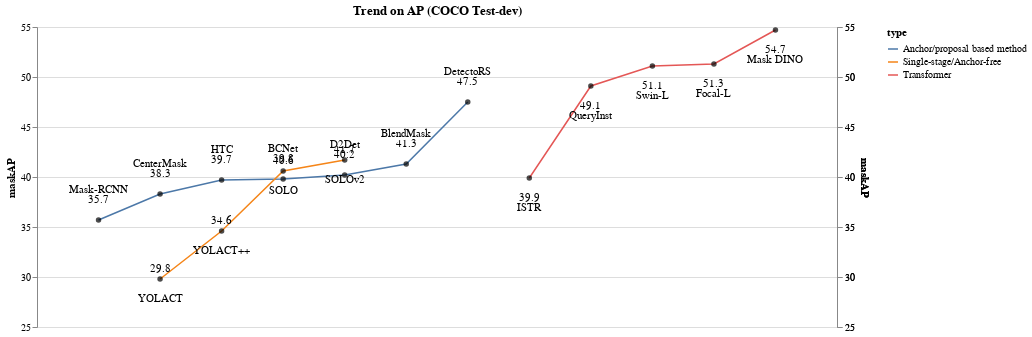

Notebook code for this chart:
### Code cell
data = pd.read_csv("instance_trend_cocotest.csv", sep=",")

anchor_data = data.loc[data['type'] =="Anchor/proposal based method"]
single_data = data.loc[data['type'] =="Single-stage/Anchor-free"]
trans_data = data.loc[data['type'] =="Transformer"]

perf_measure = 'maskAP'

x_scale = [0,data['idx'].max()+1]
y_scale = [((data[perf_measure].min()//5))*5,((data[perf_measure].max()//5)+1)*5]

chart_title = "Trend on AP (COCO Test-dev)"

base, line, points, point_nick, point_perf = GetGraphElement(chart_title, anchor_data, x_scale, y_scale, perf_measure, 
                                                            line_color = "#fde725", point_color = "#000000", text_color = "#000000", 
                                                            text_y_pos = -20, textperf_y_pos=-30)
base2, line2, points2, point_nick2, point_perf2 = GetGraphElement(chart_title, single_data, x_scale, y_scale, perf_measure, 
                                                                    line_color = "#cb4154", point_color = "#000000", text_color = "#000000", 
                                                                    text_y_pos = -10, textperf_y_pos=20)
base3, line3, points3, point_nick3, point_perf3 = GetGraphElement(chart_title, trans_data, x_scale, y_scale, perf_measure, 
                                                                    line_color = "#3b518b", point_color = "#000000", text_color = "#000000", 
                                                                    text_y_pos = 20, textperf_y_pos=30)
(
    line+points+point_nick+point_perf+
    line2+points2+point_nick2+point_perf2+ 
    line3+points3+point_nick3+point_perf3
).resolve_scale(y = 'independent')

### Figure 1 — Vega-Lite specification as saved in the notebook (floating-point values rounded to 4 significant figures)
{"config": {"view": {"continuousWidth": 400, "continuousHeight": 300}}, "layer": [{"mark": {"type": "line", "color": "#fde725", "strokeWidth": 1.5}, "encoding": {"color": {"field": "type", "type": "nominal"}, "x": {"axis": null, "field": "idx", "scale": {"domain": [0, 13.0]}, "type": "quantitative"}, "y": {"axis": {"grid": true}, "field": "maskAP", "scale": {"domain": [25.0, 55.0]}, "type": "quantitative"}}, "title": ["Trend on AP (COCO Test-dev)"], "width": 800}, {"mark": {"type": "circle", "color": "#000000", "strokeWidth": 3}, "encoding": {"tooltip": [{"field": "year", "type": "quantitative"}, {"field": "nickname", "type": "nominal"}, {"field": "maskAP", "type": "quantitative"}, {"field": "note", "type": "quantitative"}], "x": {"axis": null, "field": "idx", "scale": {"domain": [0, 13.0]}, "type": "quantitative"}, "y": {"axis": null, "field": "maskAP", "scale": {"domain": [25.0, 55.0]}, "type": "quantitative"}}, "title": ["Trend on AP (COCO Test-dev)"], "width": 800}, {"mark": {"type": "text", "align": "center", "baseline": "middle", "dy": -20}, "encoding": {"color": {"value": "#000000"}, "text": {"field": "maskAP", "type": "quantitative"}, "tooltip": [{"field": "year", "type": "quantitative"}, {"field": "nickname", "type": "nominal"}, {"field": "maskAP", "type": "quantitative"}, {"field": "note", "type": "quantitative"}], "x": {"axis": null, "field": "idx", "scale": {"domain": [0, 13.0]}, "type": "quantitative"}, "y": {"axis": null, "field": "maskAP", "scale": {"domain": [25.0, 55.0]}, "type": "quantitative"}}, "title": ["Trend on AP (COCO Test-dev)"], "width": 800}, {"mark": {"type": "text", "align": "center", "baseline": "middle", "dy": -30}, "encoding": {"color": {"value": "#000000"}, "text": {"field": "nickname", "type": "nominal"}, "tooltip": [{"field": "year", "type": "quantitative"}, {"field": "nickname", "type": "nominal"}, {"field": "maskAP", "type": "quantitative"}, {"field": "note", "type": "quantitative"}], "x": {"axis": null, "field": "idx", "scale": {"domain": [0, 13.0]}, "type": "quantitative"}, "y": {"axis": null, "field": "maskAP", "scale": {"domain": [25.0, 55.0]}, "type": "quantitative"}}, "title": ["Trend on AP (COCO Test-dev)"], "width": 800}, {"data": {"name": "data-64c495a9b426e312c21966289ea04b79"}, "mark": {"type": "line", "color": "#cb4154", "strokeWidth": 1.5}, "encoding": {"color": {"field": "type", "type": "nominal"}, "x": {"axis": null, "field": "idx", "scale": {"domain": [0, 13.0]}, "type": "quantitative"}, "y": {"axis": {"grid": true}, "field": "maskAP", "scale": {"domain": [25.0, 55.0]}, "type": "quantitative"}}, "title": ["Trend on AP (COCO Test-dev)"], "width": 800}, {"data": {"name": "data-64c495a9b426e312c21966289ea04b79"}, "mark": {"type": "circle", "color": "#000000", "strokeWidth": 3}, "encoding": {"tooltip": [{"field": "year", "type": "quantitative"}, {"field": "nickname", "type": "nominal"}, {"field": "maskAP", "type": "quantitative"}, {"field": "note", "type": "quantitative"}], "x": {"axis": null, "field": "idx", "scale": {"domain": [0, 13.0]}, "type": "quantitative"}, "y": {"axis": null, "field": "maskAP", "scale": {"domain": [25.0, 55.0]}, "type": "quantitative"}}, "title": ["Trend on AP (COCO Test-dev)"], "width": 800}, {"data": {"name": "data-64c495a9b426e312c21966289ea04b79"}, "mark": {"type": "text", "align": "center", "baseline": "middle", "dy": -10}, "encoding": {"color": {"value": "#000000"}, "text": {"field": "maskAP", "type": "quantitative"}, "tooltip": [{"field": "year", "type": "quantitative"}, {"field": "nickname", "type": "nominal"}, {"field": "maskAP", "type": "quantitative"}, {"field": "note", "type": "quantitative"}], "x": {"axis": null, "field": "idx", "scale": {"domain": [0, 13.0]}, "type": "quantitative"}, "y": {"axis": null, "field": "maskAP", "scale": {"domain": [25.0, 55.0]}, "type": "quantitative"}}, "title": ["Trend on AP (COCO Test-dev)"], "width": 800}, {"data": {"name": "data-64c495a9b426e312c21966289ea04b79"}, "mark": {"type": "text", "align": "center", "baseline": "middle", "dy": 20}, "encoding": {"color": {"value": "#000000"}, "text": {"field": "nickname", "type": "nominal"}, "tooltip": [{"field": "year", "type": "quantitative"}, {"field": "nickname", "type": "nominal"}, {"field": "maskAP", "type": "quantitative"}, {"field": "note", "type": "quantitative"}], "x": {"axis": null, "field": "idx", "scale": {"domain": [0, 13.0]}, "type": "quantitative"}, "y": {"axis": null, "field": "maskAP", "scale": {"domain": [25.0, 55.0]}, "type": "quantitative"}}, "title": ["Trend on AP (COCO Test-dev)"], "width": 800}, {"data": {"name": "data-137971f3b85bc77731da8fcf54d04da5"}, "mark": {"type": "line", "color": "#3b518b", "strokeWidth": 1.5}, "encoding": {"color": {"field": "type", "type": "nominal"}, "x": {"axis": null, "field": "idx", "scale": {"domain": [0, 13.0]}, "type": "quantitative"}, "y": {"axis": {"grid": true}, "field": "maskAP", "scale": {"domain": [25.0, 55.0]}, "type": "quantitative"}}, "title": ["Trend on AP (COCO Test-dev)"], "width": 800}, {"data": {"name": "data-137971f3b85bc77731da8fcf54d04da5"}, "mark": {"type": "circle", "color": "#000000", "strokeWidth": 3}, "encoding": {"tooltip": [{"field": "year", "type": "quantitative"}, {"field": "nickname", "type": "nominal"}, {"field": "maskAP", "type": "quantitative"}, {"field": "note", "type": "nominal"}], "x": {"axis": null, "field": "idx", "scale": {"domain": [0, 13.0]}, "type": "quantitative"}, "y": {"axis": null, "field": "maskAP", "scale": {"domain": [25.0, 55.0]}, "type": "quantitative"}}, "title": ["Trend on AP (COCO Test-dev)"], "width": 800}, {"data": {"name": "data-137971f3b85bc77731da8fcf54d04da5"}, "mark": {"type": "text", "align": "center", "baseline": "middle", "dy": 20}, "encoding": {"color": {"value": "#000000"}, "text": {"field": "maskAP", "type": "quantitative"}, "tooltip": [{"field": "year", "type": "quantitative"}, {"field": "nickname", "type": "nominal"}, {"field": "maskAP", "type": "quantitative"}, {"field": "note", "type": "nominal"}], "x": {"axis": null, "field": "idx", "scale": {"domain": [0, 13.0]}, "type": "quantitative"}, "y": {"axis": null, "field": "maskAP", "scale": {"domain": [25.0, 55.0]}, "type": "quantitative"}}, "title": ["Trend on AP (COCO Test-dev)"], "width": 800}, {"data": {"name": "data-137971f3b85bc77731da8fcf54d04da5"}, "mark": {"type": "text", "align": "center", "baseline": "middle", "dy": 30}, "encoding": {"color": {"value": "#000000"}, "text": {"field": "nickname", "type": "nominal"}, "tooltip": [{"field": "year", "type": "quantitative"}, {"field": "nickname", "type": "nominal"}, {"field": "maskAP", "type": "quantitative"}, {"field": "note", "type": "nominal"}], "x": {"axis": null, "field": "idx", "scale": {"domain": [0, 13.0]}, "type": "quantitative"}, "y": {"axis": null, "field": "maskAP", "scale": {"domain": [25.0, 55.0]}, "type": "quantitative"}}, "title": ["Trend on AP (COCO Test-dev)"], "width": 800}], "data": {"name": "data-a7d929013a34e5bf13c29434f938a3e8"}, "resolve": {"scale": {"y": "independent"}}, "$schema": "https://vega.github.io/schema/vega-lite/v4.17.0.json", "datasets": {"data-a7d929013a34e5bf13c29434f938a3e8": [{"idx": 1, "type": "Anchor/proposal based method", "year": 2017, "nickname": "Mask-RCNN", "maskAP": 35.7, "note": null}, {"idx": 2, "type": "Anchor/proposal based method", "year": 2019, "nickname": "CenterMask", "maskAP": 38.3, "note": null}, {"idx": 3, "type": "Anchor/proposal based method", "year": 2019, "nickname": "HTC", "maskAP": 39.7, "note": null}, {"idx": 4, "type": "Anchor/proposal based method", "year": 2020, "nickname": "BCNet", "maskAP": 39.8, "note": null}, {"idx": 5, "type": "Anchor/proposal based method", "year": 2020, "nickname": "D2Det", "maskAP": 40.2, "note": null}, {"idx": 6, "type": "Anchor/proposal based method", "year": 2020, "nickname": "BlendMask", "maskAP": 41.3, "note": null}, {"idx": 7, "type": "Anchor/proposal based method", "year": 2020, "nickname": "DetectoRS", "maskAP": 47.5, "note": null}], "data-64c495a9b426e312c21966289ea04b79": [{"idx": 2, "type": "Single-stage/Anchor-free", "year": 2019, "nickname": "YOLACT", "maskAP": 29.8, "note": null}, {"idx": 3, "type": "Single-stage/Anchor-free", "year": 2019, "nickname": "YOLACT++", "maskAP": 34.6, "note": null}, {"idx": 4, "type": "Single-stage/Anchor-free", "year": 2019, "nickname": "SOLO", "maskAP": 40.6, "note": null}, {"idx": 5, "type": "Single-stage/Anchor-free", "year": 2019, "nickname": "SOLOv2", "maskAP": 41.7, "note": null}], "data-137971f3b85bc77731da8fcf54d04da5": [{"idx": 8, "type": "Transformer", "year": 2021, "nickname": "ISTR", "maskAP": 39.9, "note": "ResNet101-FN, single-scale"}, {"idx": 9, "type": "Transformer", "year": 2021, "nickname": "QueryInst", "maskAP": 49.1, "note": "Single-scale"}, {"idx": 10, "type": "Transformer", "year": 2021, "nickname": "Swin-L", "maskAP": 51.1, "note": "HTC++, Multi-scale"}, {"idx": 11, "type": "Transformer", "year": 2021, "nickname": "Focal-L", "maskAP": 51.3, "note": "HTC++, Multi-scale"}, {"idx": 12, "type": "Transformer", "year": 2022, "nickname": "Mask DINO", "maskAP": 54.7, "note": "Single-scale"}]}}
